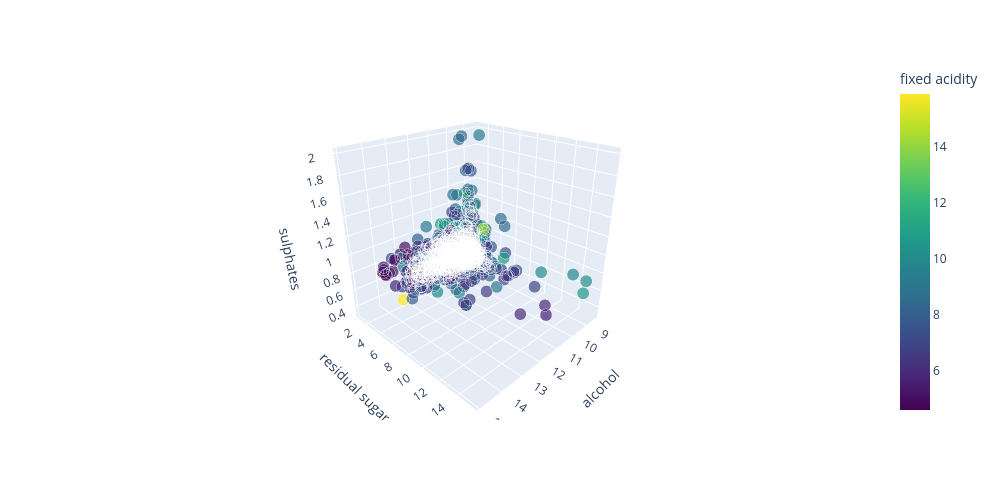

The cell this chart's notebook holds for it:
### Code cell
import plotly.express as px

fig = px.scatter_3d(df,
                    x='alcohol',
                    y='residual sugar',
                    z='sulphates',
                    color='fixed acidity',
                    size=df['density'].abs(),
                    width=1000,
                    height=500,
                    color_continuous_scale=px.colors.sequential.Viridis)

camera = dict(up=dict(x=0, y=0, z=1),
              eye=dict(x=1.5, y=1.5, z=1))

fig.update_layout(scene_camera=camera)
fig.show()

### Figure 1 — Plotly figure (JSON) as saved in the notebook; plotly's stock layout.template omitted (floating-point values rounded to 4 significant figures; data arrays with more than 128 entries replaced by an {"elided": "..."} marker saying what was removed)
{"data": [{"hovertemplate": "alcohol=%{x}<br>residual sugar=%{y}<br>sulphates=%{z}<br>density=%{marker.size}<br>fixed acidity=%{marker.color}<extra></extra>", "legendgroup": "", "marker": {"color": {"elided": "1359 float values"}, "coloraxis": "coloraxis", "size": {"elided": "1359 float values"}, "sizemode": "area", "sizeref": 0.002509, "symbol": "circle"}, "mode": "markers", "name": "", "scene": "scene", "showlegend": false, "type": "scatter3d", "x": {"elided": "1359 float values"}, "y": {"elided": "1359 float values"}, "z": {"elided": "1359 float values"}}], "layout": {"coloraxis": {"colorbar": {"title": {"text": "fixed acidity"}}, "colorscale": [[0, "#440154"], [0.1111, "#482878"], [0.2222, "#3e4989"], [0.3333, "#31688e"], [0.4444, "#26828e"], [0.5556, "#1f9e89"], [0.6667, "#35b779"], [0.7778, "#6ece58"], [0.8889, "#b5de2b"], [1, "#fde725"]]}, "height": 500, "legend": {"itemsizing": "constant", "tracegroupgap": 0}, "margin": {"t": 60}, "scene": {"camera": {"eye": {"x": 1.5, "y": 1.5, "z": 1}, "up": {"x": 0, "y": 0, "z": 1}}, "domain": {"x": [0, 1], "y": [0, 1]}, "xaxis": {"title": {"text": "alcohol"}}, "yaxis": {"title": {"text": "residual sugar"}}, "zaxis": {"title": {"text": "sulphates"}}}, "width": 1000}}
